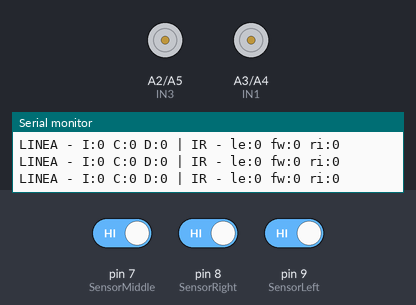
This sketch was run on a simulated Arduino Uno, built with avr-gcc and run on an emulated ATmega328P. On the bench: motor-driver pin pairs drawn as motors (green arrow = first pin HIGH = forward, orange = second pin HIGH = backward, longer = more drive), the last lines printed to the serial monitor. Inputs (shaded band) come from the test bench; at power-on: pin 7 (SensorMiddle) HIGH, pin 8 (SensorRight) HIGH, pin 9 (SensorLeft) HIGH.

Above: at 3.2 s.
3.3 s: pin 7 (SensorMiddle) driven LOW
At 4.2 s:
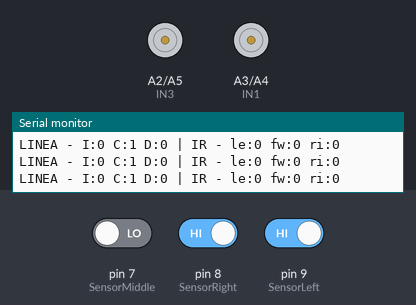
4.9 s: pin 8 (SensorRight) driven LOW
At 5.03 s:
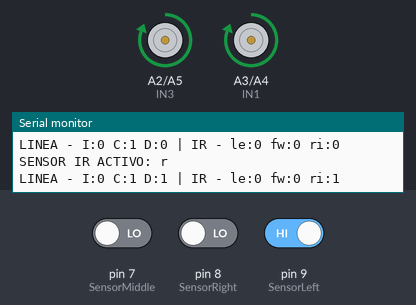
6.5 s: pin 9 (SensorLeft) driven LOW
8.2 s: pin 8 (SensorRight) driven HIGH
At 8.3 s:
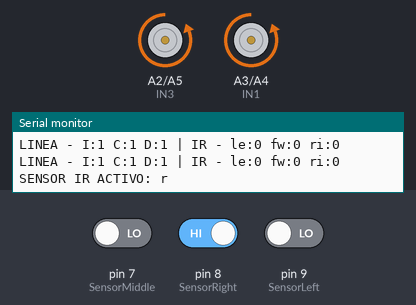
9.8 s: pin 7 (SensorMiddle) driven HIGH
At 10.4 s:
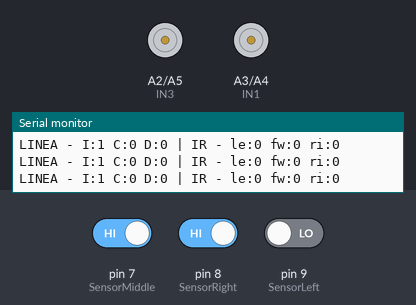
12.8 s: pin 9 (SensorLeft) driven HIGH
At 13.8 s:
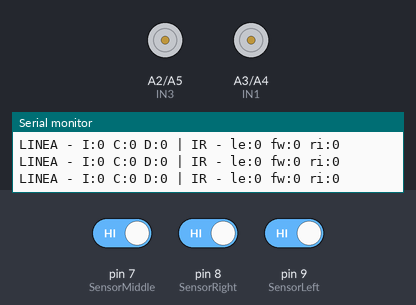
Timing chart, 0 to 15.8 s (numbered marks = the images above; inputs shaded):
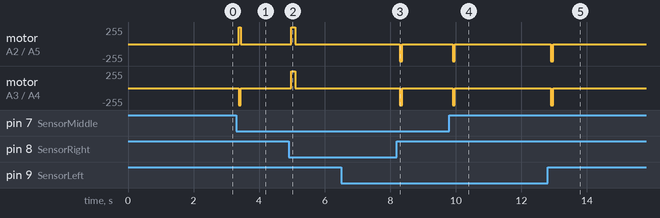

Measured:
- after the input at 3.3 s, motor on A2 (IN3) / A5 (IN4): stopped → forward 255/255 after 0.07 s, → stopped 0.07 s later; motor on A3 (IN1) / A4 (IN2): stopped → backward 255/255 after 0.07 s, → stopped 0.07 s later
- after the input at 4.9 s, motor on A2 (IN3) / A5 (IN4), motor on A3 (IN1) / A4 (IN2): stopped → forward 255/255 after 0.08 s, → stopped 0.11 s later
- after the input at 8.2 s, motor on A2 (IN3) / A5 (IN4), motor on A3 (IN1) / A4 (IN2): stopped → backward 255/255 after 0.09 s, → stopped 0.07 s later
- after the input at 9.8 s, motor on A2 (IN3) / A5 (IN4), motor on A3 (IN1) / A4 (IN2): stopped → backward 255/255 after 0.10 s, → stopped 0.07 s later
- after the input at 12.8 s, motor on A2 (IN3) / A5 (IN4), motor on A3 (IN1) / A4 (IN2): stopped → backward 255/255 after 0.10 s, → stopped 0.07 s later

The sketch:

chachi.ino
```cpp
// Motor A Derecha
#define IN1 A3
#define IN2 A4
// Motor B Izquierda
#define IN3 A2
#define IN4 A5

// Definiciones consistentes de sensores - USAR ESTOS PINES
#define SensorLeft 9
#define SensorMiddle 7
#define SensorRight 8

int izq = 0;
int der = 0;
int cen = 0;

int velade = 170;
int velman = 170;
int stp = 50;
int stpsuave = 10;

bool bw, le, ri, fw;
const int TIMEOUT = 75;
const int SENSOR_COUNT = 3;

struct Sensor {
  char name;
  unsigned int pin;
  bool lastState;
  bool signalPresent;
  unsigned long lastChangeTime;
};

int lstat = 0;

Sensor sensors[SENSOR_COUNT] = {
  { 'l', SensorLeft, HIGH, false, 0 },
  { 'm', SensorMiddle, HIGH, false, 0 },
  { 'r', SensorRight, HIGH, false, 0 }
};

void setup() {
  // Configurar sensores de línea
  pinMode(SensorLeft, INPUT);
  pinMode(SensorMiddle, INPUT);
  pinMode(SensorRight, INPUT);

  Serial.begin(9600);

  // Configurar pines de motor
  pinMode(IN1, OUTPUT);
  pinMode(IN2, OUTPUT);
  pinMode(IN3, OUTPUT);
  pinMode(IN4, OUTPUT);

  // Inicializar sensores IR
  for (int i = 0; i < SENSOR_COUNT; i++) {
    pinMode(sensors[i].pin, INPUT_PULLUP);
    sensors[i].lastState = digitalRead(sensors[i].pin);
  }

  Serial.println("=== SISTEMA INICIALIZADO ===");
  Serial.println("Testeando sensores de linea (1=linea negra, 0=fuera de linea):");
  delay(2000);
}

void loop() {
  // *** CAMBIO PRINCIPAL: LECTURAS INVERTIDAS ***
  // Ahora 1 = sensor sobre línea negra, 0 = fuera de línea
  izq = !digitalRead(SensorLeft);
  der = !digitalRead(SensorRight);
  cen = !digitalRead(SensorMiddle);

  checkPos();

  // DEBUG: Mostrar valores de sensores
  Serial.print("LINEA - I:");
  Serial.print(izq);
  Serial.print(" C:");
  Serial.print(cen);
  Serial.print(" D:");
  Serial.print(der);
  Serial.print(" | IR - le:");
  Serial.print(le);
  Serial.print(" fw:");
  Serial.print(fw);
  Serial.print(" ri:");
  Serial.println(ri);

  // *** LÓGICA DE SEGUIMIENTO DE LÍNEA CORREGIDA ***
  if (fw == 1 || ri == 1 || le == 1) {
    // Caso 1: Solo sensor izquierdo en línea
    if ((izq) && (!cen) && (!der)) {
      left(stpsuave, velman);
    }
    // Caso 2: Izquierda y centro en línea
    else if ((izq) && (cen) && (!der)) {
      left(stpsuave, velman);
    }
    // Caso 3: Solo centro en línea → AVANZAR
    else if ((!izq) && (cen) && (!der)) {
      forward(stp, velade);
    }
    // Caso 4: Solo derecha en línea
    else if ((!izq) && (!cen) && (der)) {
      right(stpsuave, velman);
    }
    // Caso 5: Centro y derecha en línea
    else if ((!izq) && (cen) && (der)) {
      right(stpsuave, velman);
    }
    // *** CAMBIO: Condición corregida con OR (||) en lugar de AND (&&) ***
    // Caso 6: Izquierda y derecha en línea O todos fuera de línea
    else if (((izq) && (!cen) && (der)) || ((!izq) && (!cen) && (!der))) {
      if (ri == 1 || (lstat == 1 && bw == 1)) {
        right(stpsuave, velman);
      } else if (le == 1 || (lstat == 2 && bw == 1)) {
        left(stpsuave, velman);
      } else {
        // Por defecto girar derecha
        right(stpsuave, velman);
      }
    }
    // Caso 7: Todos los sensores en línea
    else if ((izq) && (cen) && (der)) {
      Parar();
    }
    // Caso 8: Ninguno de los casos anteriores
    else {
      Parar();
    }
  } else {
    // Si no hay señal de los sensores IR, parar
    Parar();
  }
}

void checkPos() {
  unsigned long currentTime = millis();

  for (int i = 0; i < SENSOR_COUNT; i++) {
    Sensor& s = sensors[i];
    bool currentState = digitalRead(s.pin);

    if (currentState != s.lastState) {
      s.lastChangeTime = currentTime;
      s.lastState = currentState;
    }
    bool newState = (currentTime - s.lastChangeTime) <= TIMEOUT;

    if (newState != s.signalPresent) {
      s.signalPresent = newState;
      if (s.signalPresent == 1) {
        Serial.print("SENSOR IR ACTIVO: ");
        Serial.println(s.name);
        switch (s.name) {
          case 'l':
            le = 1;
            ri = 0;
            fw = 0;
            bw = 0;
            lstat = 2; // 2 = izquierda
            break;
          case 'm':
            fw = 1;
            ri = 0;
            le = 0;
            bw = 0;
            lstat = 0; // 0 = adelante
            break;
          case 'r':
            ri = 1;
            le = 0;
            fw = 0;
            bw = 0;
            lstat = 1; // 1 = derecha
            break;
          default:
            ri = 0;
            le = 0;
            fw = 0;
            bw = 1;
            break;
        }
      }
      if (!s.signalPresent) {
        Serial.print("SENSOR IR INACTIVO: ");
        Serial.println(s.name);
        switch (s.name) {
          case 'l':
            le = 0;
            break;
          case 'm':
            fw = 0;
            break;
          case 'r':
            ri = 0;
            break;
        }
      }
    }
  }
}

void forward(int st, int vel) {
  analogWrite(IN2, vel);
  digitalWrite(IN1, 0);
  analogWrite(IN3, vel);
  digitalWrite(IN4, 0);
  delay(st);
}

void right(int st, int vel) {
  analogWrite(IN1, vel);
  digitalWrite(IN2, 0);
  analogWrite(IN3, vel);
  digitalWrite(IN4, 0);
  delay(st);
}

void left(int st, int vel) {
  analogWrite(IN2, vel);
  digitalWrite(IN1, 0);
  analogWrite(IN4, vel);
  digitalWrite(IN3, 0);
  delay(st);
}

void Parar() {
  digitalWrite(IN2, 0);
  digitalWrite(IN1, 0);
  digitalWrite(IN3, 0);
  digitalWrite(IN4, 0);
}
```
